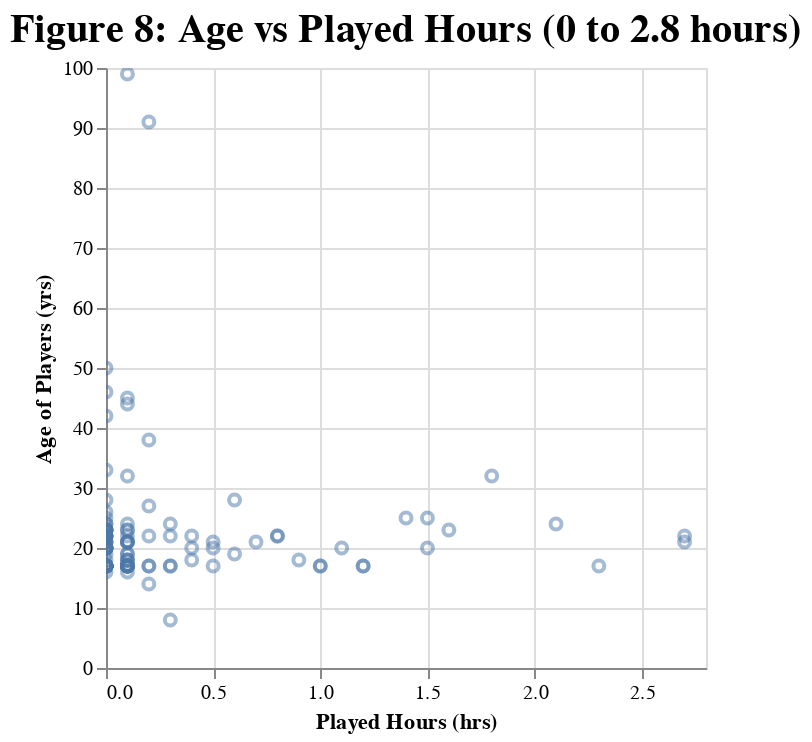

Notebook code for this chart:
### Code cell
# Age vs Played-Hours Scatter Plot with centered title
chart_age_zoom = (
    alt.Chart(player_training)
    .mark_point(clip=True, opacity=0.5)
    .encode(
        x=alt.X(
            'played_hours:Q',
            title='Played Hours (hrs)',
            scale=alt.Scale(domain=[0, 2.8])
        ),
        y=alt.Y('age:Q', title='Age of Players (yrs)')
    )
    .properties(
        title=alt.TitleParams(
            text='Figure 8: Age vs Played Hours (0 to 2.8 hours)',
            fontSize=20,
            fontWeight='bold',
            anchor='middle'  # centers the title
        )
    )
)

chart_age_zoom

### Figure 1 — Vega-Lite specification as saved in the notebook (floating-point values rounded to 4 significant figures; data arrays with more than 128 entries replaced by an {"elided": "..."} marker saying what was removed)
{"config": {"view": {"continuousWidth": 300, "continuousHeight": 300}}, "data": {"name": "data-48f92a76c34b898d99b1651de141db41"}, "mark": {"type": "point", "clip": true, "opacity": 0.5}, "encoding": {"x": {"field": "played_hours", "scale": {"domain": [0, 2.8]}, "title": "Played Hours (hrs)", "type": "quantitative"}, "y": {"field": "age", "title": "Age of Players (yrs)", "type": "quantitative"}}, "title": {"text": "Figure 8: Age vs Played Hours (0 to 2.8 hours)", "anchor": "middle", "fontSize": 20, "fontWeight": "bold"}, "$schema": "https://vega.github.io/schema/vega-lite/v5.20.1.json", "datasets": {"data-48f92a76c34b898d99b1651de141db41": {"elided": "147 records"}}}
